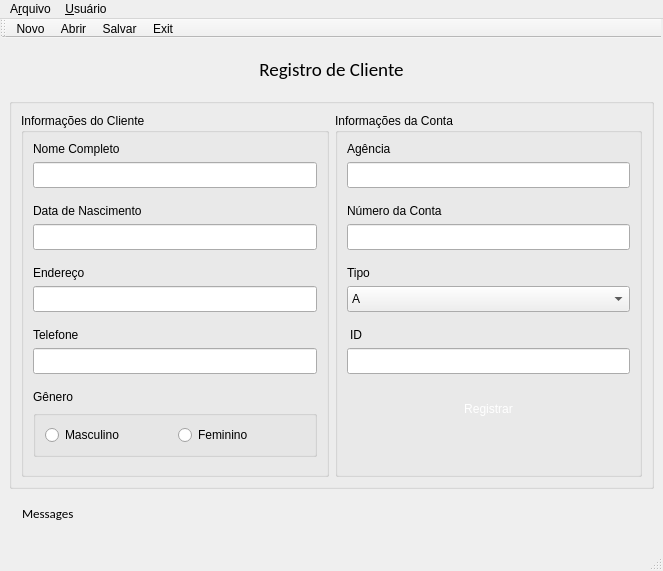
<?xml version="1.0" encoding="UTF-8"?>
<ui version="4.0">
 <class>MainWindow</class>
 <widget class="QMainWindow" name="MainWindow">
  <property name="geometry">
   <rect>
    <x>0</x>
    <y>0</y>
    <width>663</width>
    <height>571</height>
   </rect>
  </property>
  <property name="windowTitle">
   <string>MainWindow</string>
  </property>
  <widget class="QWidget" name="centralwidget">
   <layout class="QVBoxLayout" name="verticalLayout">
    <item>
     <widget class="QLabel" name="label_10">
      <property name="font">
       <font>
        <family>Calibri</family>
        <pointsize>14</pointsize>
       </font>
      </property>
      <property name="styleSheet">
       <string notr="true">padding: 10px;
color: '#00C569';
</string>
      </property>
      <property name="text">
       <string>Registro de Cliente</string>
      </property>
      <property name="alignment">
       <set>Qt::AlignCenter</set>
      </property>
     </widget>
    </item>
    <item>
     <widget class="QGroupBox" name="groupBox">
      <property name="styleSheet">
       <string notr="true">color: '#333A44';</string>
      </property>
      <property name="title">
       <string/>
      </property>
      <layout class="QHBoxLayout" name="horizontalLayout">
       <item>
        <widget class="QGroupBox" name="groupBox_2">
         <property name="title">
          <string>Informações do Cliente</string>
         </property>
         <layout class="QVBoxLayout" name="verticalLayout_3">
          <item>
           <widget class="QLabel" name="label">
            <property name="styleSheet">
             <string notr="true">font: 10pt &quot;Calibri&quot;;</string>
            </property>
            <property name="text">
             <string>Nome Completo</string>
            </property>
           </widget>
          </item>
          <item>
           <widget class="QLineEdit" name="inp_nome_completo">
            <property name="styleSheet">
             <string notr="true">font: 10pt &quot;Calibri&quot;;
padding: 4px;
margin-bottom: 10px;</string>
            </property>
           </widget>
          </item>
          <item>
           <widget class="QLabel" name="label_2">
            <property name="styleSheet">
             <string notr="true">font: 10pt &quot;Calibri&quot;;</string>
            </property>
            <property name="text">
             <string>Data de Nascimento</string>
            </property>
           </widget>
          </item>
          <item>
           <widget class="QLineEdit" name="inp_data_nascimento">
            <property name="styleSheet">
             <string notr="true">font: 10pt &quot;Calibri&quot;;
padding: 4px;
margin-bottom: 10px;</string>
            </property>
           </widget>
          </item>
          <item>
           <widget class="QLabel" name="label_3">
            <property name="styleSheet">
             <string notr="true">font: 10pt &quot;Calibri&quot;;</string>
            </property>
            <property name="text">
             <string>Endereço</string>
            </property>
           </widget>
          </item>
          <item>
           <widget class="QLineEdit" name="inp_endereco">
            <property name="styleSheet">
             <string notr="true">font: 10pt &quot;Calibri&quot;;
padding: 4px;
margin-bottom: 10px;</string>
            </property>
           </widget>
          </item>
          <item>
           <widget class="QLabel" name="label_4">
            <property name="styleSheet">
             <string notr="true">font: 10pt &quot;Calibri&quot;;</string>
            </property>
            <property name="text">
             <string>Telefone</string>
            </property>
           </widget>
          </item>
          <item>
           <widget class="QLineEdit" name="inp_telefone">
            <property name="styleSheet">
             <string notr="true">font: 10pt &quot;Calibri&quot;;
padding: 4px;
margin-bottom: 10px;</string>
            </property>
           </widget>
          </item>
          <item>
           <widget class="QLabel" name="label_9">
            <property name="styleSheet">
             <string notr="true">font: 10pt &quot;Calibri&quot;;</string>
            </property>
            <property name="text">
             <string>Gênero</string>
            </property>
           </widget>
          </item>
          <item>
           <widget class="QGroupBox" name="groupBox_4">
            <property name="title">
             <string/>
            </property>
            <layout class="QHBoxLayout" name="horizontalLayout_2">
             <item>
              <widget class="QRadioButton" name="rad_masculino">
               <property name="text">
                <string>Masculino</string>
               </property>
              </widget>
             </item>
             <item>
              <widget class="QRadioButton" name="rad_feminino">
               <property name="text">
                <string>Feminino</string>
               </property>
              </widget>
             </item>
            </layout>
           </widget>
          </item>
          <item>
           <spacer name="verticalSpacer">
            <property name="orientation">
             <enum>Qt::Vertical</enum>
            </property>
            <property name="sizeHint" stdset="0">
             <size>
              <width>20</width>
              <height>40</height>
             </size>
            </property>
           </spacer>
          </item>
         </layout>
        </widget>
       </item>
       <item>
        <widget class="QGroupBox" name="groupBox_3">
         <property name="title">
          <string>Informações da Conta</string>
         </property>
         <layout class="QVBoxLayout" name="verticalLayout_2">
          <item>
           <widget class="QLabel" name="label_5">
            <property name="styleSheet">
             <string notr="true">font: 10pt &quot;Calibri&quot;;</string>
            </property>
            <property name="text">
             <string>Agência</string>
            </property>
           </widget>
          </item>
          <item>
           <widget class="QLineEdit" name="inp_agencia">
            <property name="styleSheet">
             <string notr="true">font: 10pt &quot;Calibri&quot;;
padding: 4px;
margin-bottom: 10px;</string>
            </property>
           </widget>
          </item>
          <item>
           <widget class="QLabel" name="label_6">
            <property name="styleSheet">
             <string notr="true">font: 10pt &quot;Calibri&quot;;</string>
            </property>
            <property name="text">
             <string>Número da Conta</string>
            </property>
           </widget>
          </item>
          <item>
           <widget class="QLineEdit" name="inp_numero_conta">
            <property name="styleSheet">
             <string notr="true">font: 10pt &quot;Calibri&quot;;
padding: 4px;
margin-bottom: 10px;</string>
            </property>
           </widget>
          </item>
          <item>
           <widget class="QLabel" name="label_7">
            <property name="styleSheet">
             <string notr="true">font: 10pt &quot;Calibri&quot;;</string>
            </property>
            <property name="text">
             <string>Tipo</string>
            </property>
           </widget>
          </item>
          <item>
           <widget class="QComboBox" name="cmb_tipo">
            <property name="styleSheet">
             <string notr="true">font: 10pt &quot;Calibri&quot;;
padding: 4px;</string>
            </property>
            <item>
             <property name="text">
              <string>A</string>
             </property>
            </item>
            <item>
             <property name="text">
              <string>B</string>
             </property>
            </item>
            <item>
             <property name="text">
              <string>C</string>
             </property>
            </item>
           </widget>
          </item>
          <item>
           <widget class="QLabel" name="label_8">
            <property name="styleSheet">
             <string notr="true">font: 10pt &quot;Calibri&quot;;
margin-top: 10px;</string>
            </property>
            <property name="text">
             <string>ID</string>
            </property>
           </widget>
          </item>
          <item>
           <widget class="QLineEdit" name="inp_id">
            <property name="styleSheet">
             <string notr="true">font: 10pt &quot;Calibri&quot;;
padding: 4px;
margin-bottom: 10px;</string>
            </property>
           </widget>
          </item>
          <item>
           <widget class="QPushButton" name="btn_registrar">
            <property name="styleSheet">
             <string notr="true">font: 10pt &quot;Calibri&quot;;
padding: 8px;
background-color: '#00C569'; 
color: white;
border: none;
margin: 4px 0;</string>
            </property>
            <property name="text">
             <string>Registrar</string>
            </property>
           </widget>
          </item>
          <item>
           <spacer name="verticalSpacer_2">
            <property name="orientation">
             <enum>Qt::Vertical</enum>
            </property>
            <property name="sizeHint" stdset="0">
             <size>
              <width>20</width>
              <height>40</height>
             </size>
            </property>
           </spacer>
          </item>
         </layout>
        </widget>
       </item>
      </layout>
     </widget>
    </item>
    <item>
     <widget class="QLabel" name="lbl_messages">
      <property name="font">
       <font>
        <family>Calibri</family>
        <pointsize>10</pointsize>
       </font>
      </property>
      <property name="styleSheet">
       <string notr="true">color: '#333A44';
padding: 10px;</string>
      </property>
      <property name="text">
       <string>Messages</string>
      </property>
     </widget>
    </item>
    <item>
     <spacer name="verticalSpacer_3">
      <property name="orientation">
       <enum>Qt::Vertical</enum>
      </property>
      <property name="sizeHint" stdset="0">
       <size>
        <width>20</width>
        <height>40</height>
       </size>
      </property>
     </spacer>
    </item>
   </layout>
  </widget>
  <widget class="QMenuBar" name="menubar">
   <property name="geometry">
    <rect>
     <x>0</x>
     <y>0</y>
     <width>663</width>
     <height>21</height>
    </rect>
   </property>
   <widget class="QMenu" name="menu_File">
    <property name="title">
     <string>A&amp;rquivo</string>
    </property>
    <addaction name="action_Novo"/>
    <addaction name="action_Abrir"/>
    <addaction name="action_Salvar"/>
    <addaction name="action_Exit"/>
   </widget>
   <widget class="QMenu" name="menu_Usu_rio">
    <property name="title">
     <string>&amp;Usuário</string>
    </property>
    <addaction name="action_Perfil"/>
    <addaction name="action_Logout"/>
    <addaction name="actionLista_de_Usu_rios"/>
   </widget>
   <addaction name="menu_File"/>
   <addaction name="menu_Usu_rio"/>
  </widget>
  <widget class="QStatusBar" name="statusbar"/>
  <widget class="QToolBar" name="toolBar">
   <property name="windowTitle">
    <string>toolBar</string>
   </property>
   <property name="styleSheet">
    <string notr="true">margin: 0 2px;</string>
   </property>
   <property name="iconSize">
    <size>
     <width>20</width>
     <height>20</height>
    </size>
   </property>
   <property name="toolButtonStyle">
    <enum>Qt::ToolButtonTextUnderIcon</enum>
   </property>
   <attribute name="toolBarArea">
    <enum>TopToolBarArea</enum>
   </attribute>
   <attribute name="toolBarBreak">
    <bool>false</bool>
   </attribute>
   <addaction name="action_Novo"/>
   <addaction name="action_Abrir"/>
   <addaction name="action_Salvar"/>
   <addaction name="action_Exit"/>
  </widget>
  <action name="action_Abrir">
   <property name="icon">
    <iconset>
     <normaloff>assets/4798580041582004495-128.png</normaloff>assets/4798580041582004495-128.png</iconset>
   </property>
   <property name="text">
    <string>&amp;Abrir</string>
   </property>
   <property name="shortcut">
    <string>Ctrl+O</string>
   </property>
  </action>
  <action name="action_Salvar">
   <property name="icon">
    <iconset>
     <normaloff>assets/2058131601582004490-128.png</normaloff>assets/2058131601582004490-128.png</iconset>
   </property>
   <property name="text">
    <string>&amp;Salvar</string>
   </property>
   <property name="shortcut">
    <string>Ctrl+S</string>
   </property>
  </action>
  <action name="action_Exit">
   <property name="icon">
    <iconset>
     <normaloff>assets/20635100751582004491-128.png</normaloff>assets/20635100751582004491-128.png</iconset>
   </property>
   <property name="text">
    <string>&amp;Exit</string>
   </property>
   <property name="shortcut">
    <string>Ctrl+W</string>
   </property>
  </action>
  <action name="action_Novo">
   <property name="icon">
    <iconset>
     <normaloff>assets/14787197661582004498-128.png</normaloff>assets/14787197661582004498-128.png</iconset>
   </property>
   <property name="text">
    <string>&amp;Novo</string>
   </property>
   <property name="shortcut">
    <string>Ctrl+N</string>
   </property>
  </action>
  <action name="action_Perfil">
   <property name="text">
    <string>&amp;Perfil</string>
   </property>
   <property name="shortcut">
    <string>Ctrl+P</string>
   </property>
  </action>
  <action name="action_Logout">
   <property name="text">
    <string>&amp;Logout</string>
   </property>
   <property name="shortcut">
    <string>Ctrl+L</string>
   </property>
  </action>
  <action name="actionLista_de_Usu_rios">
   <property name="text">
    <string>Lista de Usuários</string>
   </property>
  </action>
 </widget>
 <resources/>
 <connections/>
</ui>
